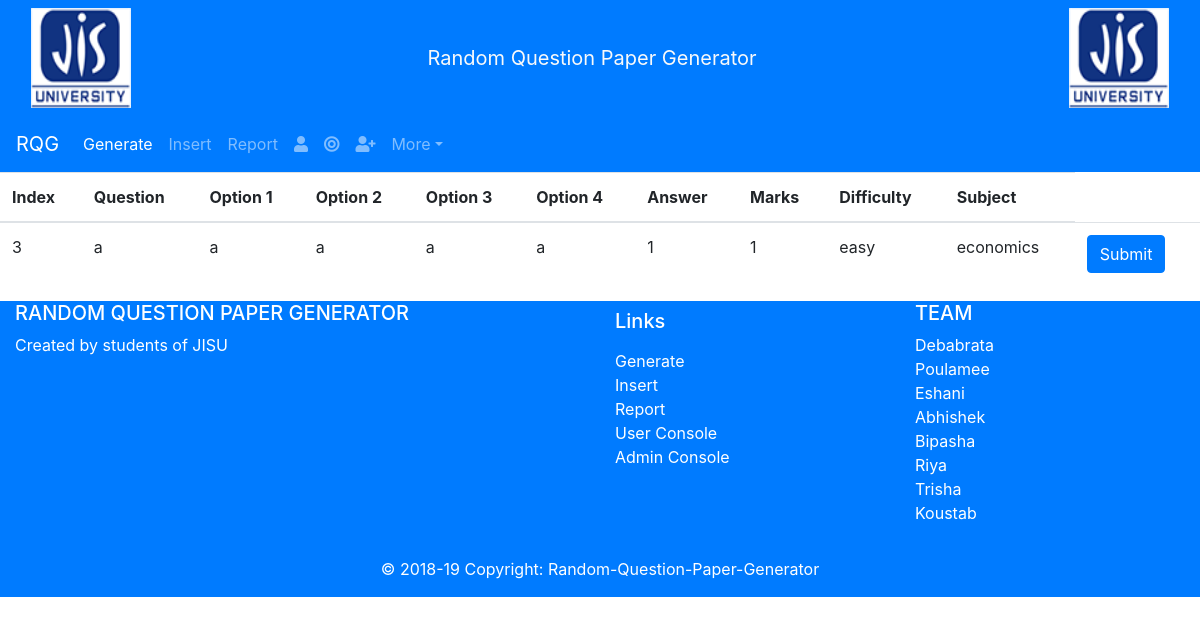
/webpages/consoleInsert.php, run on the app's committed database.
### tables this page shows
CREATE TABLE IF NOT EXISTS `insertqs` (
  `slno` int(10) NOT NULL AUTO_INCREMENT,
  `Question` varchar(255) NOT NULL,
  `Option1` varchar(255) NOT NULL,
  `Option2` varchar(255) NOT NULL,
  `Option3` varchar(255) NOT NULL,
  `Option4` varchar(255) NOT NULL,
  `Answer` int(11) NOT NULL,
  `marks` int(3) NOT NULL,
  `difficulty` varchar(255) DEFAULT NULL,
  `subject` varchar(255) NOT NULL,
  PRIMARY KEY (`slno`)
);

### webpages/consoleInsert.php (the view, shortened to what this page needs)
<?php include("header.php"); ?>
<div class="main">
 <?php
$servername = "localhost";
$username = "testuser";
$password = "test123";
$database = "testdb";
$conn = mysqli_connect($servername, $username, $password, $database);
 $sql = 'SELECT * FROM `insertqs`';
 if( !( $result = $conn->query($sql) ) ){
   echo 'Retrieval of data from Database Failed - #'.mysql_errno().': '.mysql_error();
 }else{
   ?>
<table class="table">
 <thead>
   <tr>
        <th>Index</th>
	    <th>Question</th>
        <th>Option 1</th>
        <th>Option 2</th>
        <th>Option 3</th>
        <th>Option 4</th>
        <th>Answer</th>
        <th>Marks</th>
	    <th>Difficulty</th>
        <th>Subject</th>
   </tr>
 </thead>
 <tbody>
   <?php
     if( $result->num_rows == 0 ){
       echo '<tr><td colspan="4">No Rows Returned</td></tr>';
     }else{
       while( $row = $result->fetch_array(MYSQLI_ASSOC) ){
                 echo "<tr><td>{$row['slno']}</td><td>{$row['Question']}</td><td>{$row['Option1']}</td><td>{$row['Option2']}</td><td>{$row['Option3']}</td><td>{$row['Option4']}</td><td>{$row['Answer']}</td><td>{$row['marks']}</td><td>{$row['difficulty']}</td><td>{$row['subject']}</td>";
                 echo "<td><form action =\"consoleInsertVerify.php\" method=\"post\"><input type=\"hidden\" name=\"slno\" value=\"{$row['slno']}\"/><button type=\"submit\" class=\"btn btn-primary\" name=\"submit\" value=\"submit\">Submit</button></form></td></tr>\n";
       }
     }
   ?>
 </tbody>
</table>
   <?php
 }
?>
  <?php include("footer.php"); ?>

### data on the page
insertqs: slno "3", Question "a", Option1 "a", Option2 "a", Option3 "a", Option4 "a", Answer "1", marks "1", difficulty "easy", subject "economics"
